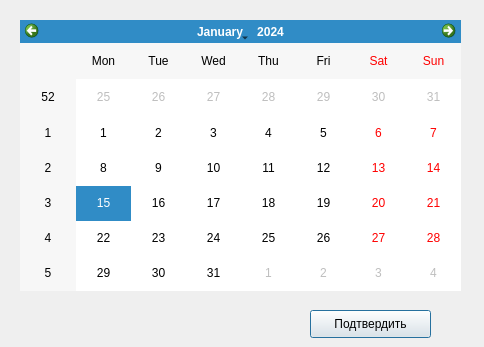
<?xml version="1.0" encoding="UTF-8"?>
<ui version="4.0">
 <class>DateDialog</class>
 <widget class="QDialog" name="DateDialog">
  <property name="geometry">
   <rect>
    <x>0</x>
    <y>0</y>
    <width>484</width>
    <height>347</height>
   </rect>
  </property>
  <property name="windowTitle">
   <string>Calendar</string>
  </property>
  <widget class="QCalendarWidget" name="calendarWidget">
   <property name="geometry">
    <rect>
     <x>20</x>
     <y>20</y>
     <width>441</width>
     <height>271</height>
    </rect>
   </property>
  </widget>
  <widget class="QPushButton" name="buttonEnter">
   <property name="geometry">
    <rect>
     <x>310</x>
     <y>310</y>
     <width>121</width>
     <height>28</height>
    </rect>
   </property>
   <property name="font">
    <font>
     <pointsize>9</pointsize>
    </font>
   </property>
   <property name="cursor">
    <cursorShape>PointingHandCursor</cursorShape>
   </property>
   <property name="text">
    <string>Подтвердить</string>
   </property>
  </widget>
 </widget>
 <resources/>
 <connections/>
</ui>
